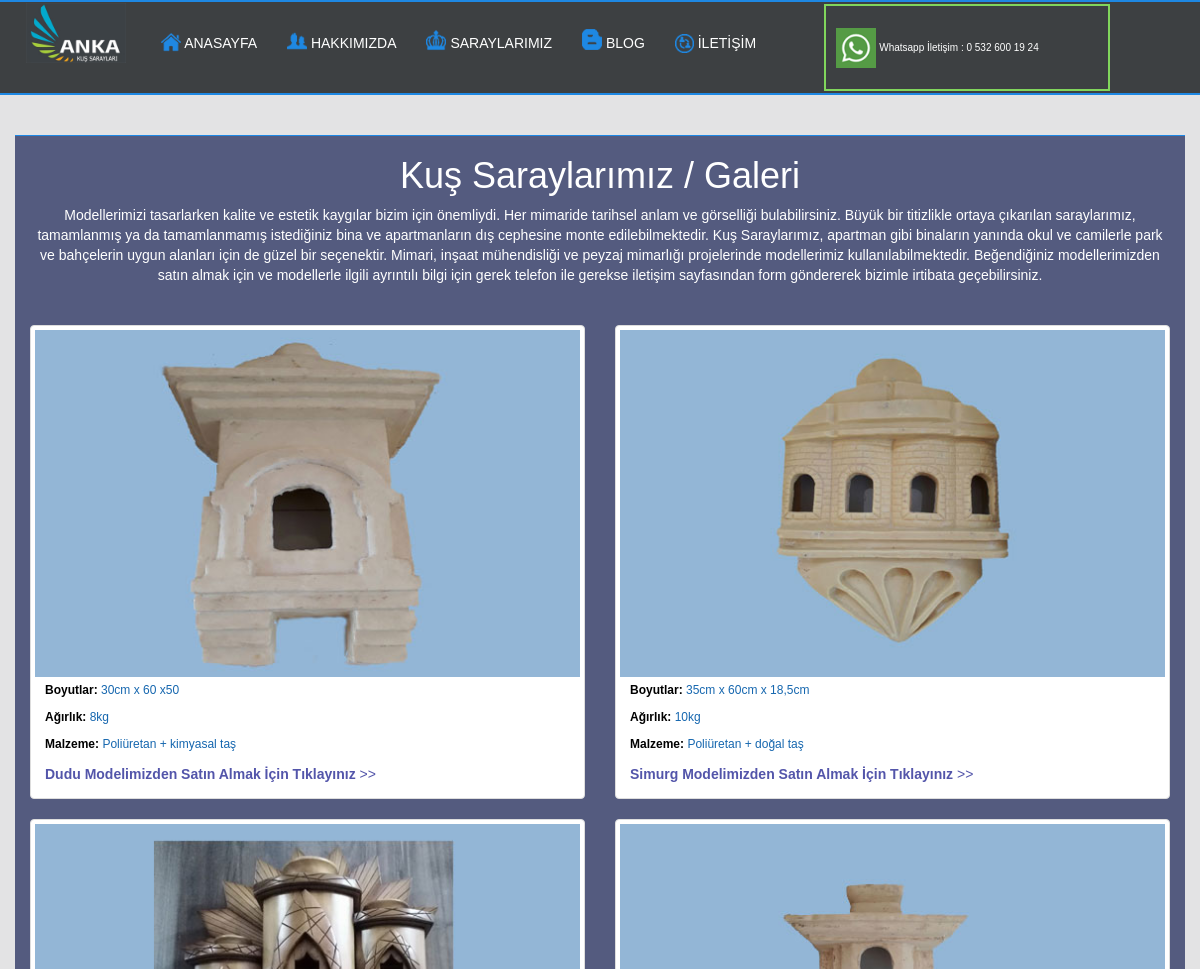
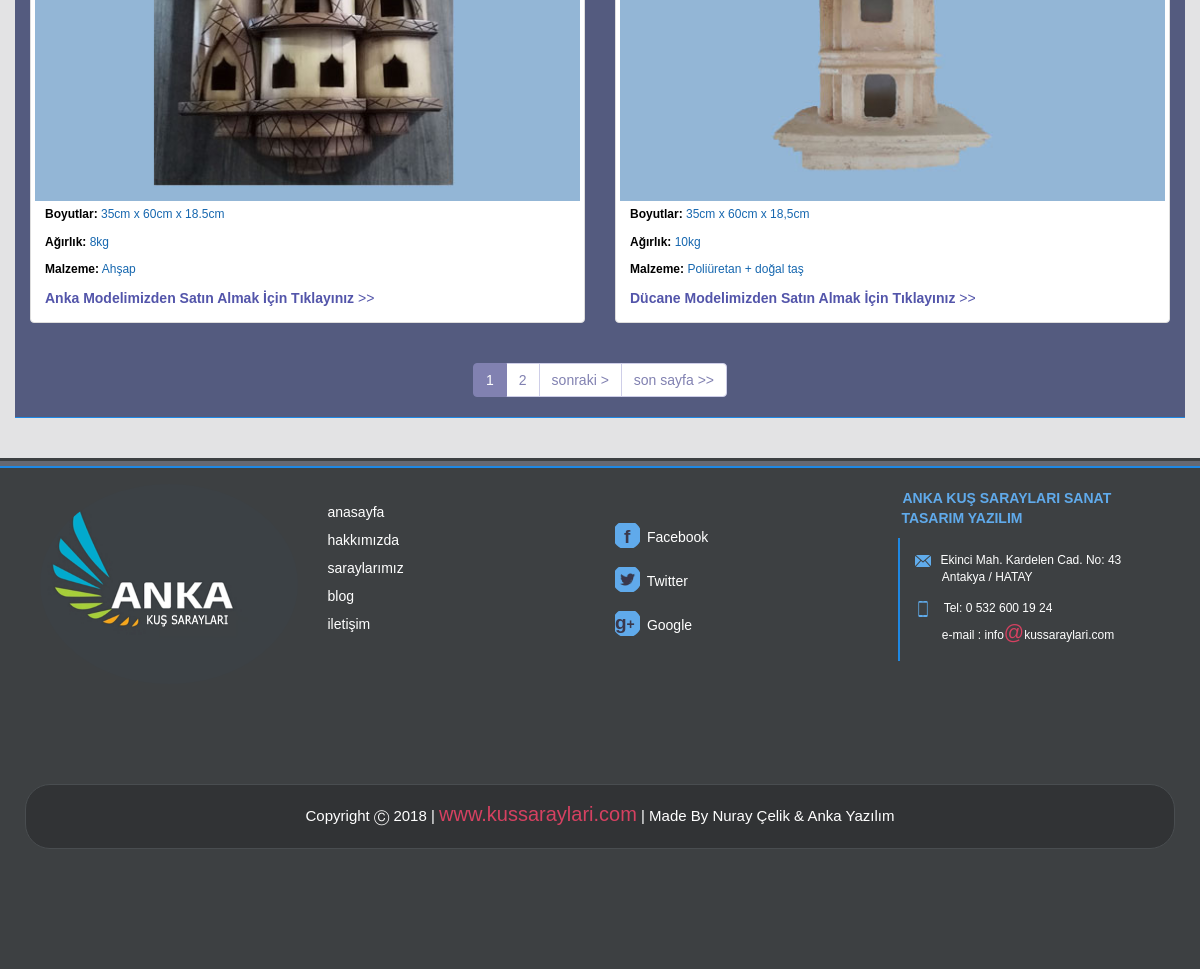
The app's page /saraylarimiz.php with its own data (2 pictures, top to bottom).
### tables this page shows
CREATE TABLE IF NOT EXISTS `galeri` (
  `galeri_id` int(10) UNSIGNED NOT NULL AUTO_INCREMENT,
  `seri_ad` varchar(100) NOT NULL,
  `model_ad` varchar(100) NOT NULL,
  `boyut` varchar(100) NOT NULL,
  `agirlik` varchar(50) NOT NULL,
  `malzeme` varchar(50) NOT NULL,
  `resim_ad` varchar(50) DEFAULT NULL,
  PRIMARY KEY (`galeri_id`)
);

CREATE TABLE IF NOT EXISTS `sosyal_medya` (
  `sosyal_id` int(10) UNSIGNED NOT NULL AUTO_INCREMENT,
  `facebook_ad` varchar(100) NOT NULL,
  `google_ad` varchar(100) NOT NULL,
  `twitter` varchar(100) NOT NULL,
  PRIMARY KEY (`sosyal_id`)
);

### saraylarimiz.php (the view, shortened to what this page needs)
    <link rel="stylesheet" type="text/css" href="css/lightbox.min.css">
	<link rel="stylesheet" type="text/css" href="css/style_galeri.css">
	<?php include 'header.php';?>
	<section class="container yeni_container">
		<h1>Kuş Saraylarımız / Galeri</h1>
		<p class="ps">Modellerimizi tasarlarken kalite ve estetik kaygılar bizim için önemliydi. Her mimaride tarihsel anlam ve görselliği bulabilirsiniz. Büyük bir titizlikle ortaya çıkarılan saraylarımız, tamamlanmış ya da tamamlanmamış istediğiniz bina ve apartmanların dış cephesine monte edilebilmektedir. Kuş Saraylarımız, apartman gibi binaların yanında okul ve camilerle park ve bahçelerin uygun alanları için de güzel bir seçenektir. Mimari, inşaat mühendisliği ve peyzaj mimarlığı projelerinde modellerimiz kullanılabilmektedir. Beğendiğiniz modellerimizden satın almak için ve modellerle ilgili ayrıntılı bilgi için gerek telefon ile gerekse iletişim sayfasından form göndererek bizimle irtibata geçebilirsiniz.</p>
		<div class="row">
		<?php
		$numperpage = 4;
		$countsql = $DB_con->prepare("SELECT COUNT(galeri_id) from galeri");
		$countsql->execute();
		$row = $countsql->fetch();
		$numrecords = $row[0];
		$numlinks = ceil($numrecords/$numperpage);
		$page = isset($_GET['start'])?(int)$_GET['start'] : 1;
		$start =($page-1) * $numperpage;
		$stmt=$DB_con->prepare("SELECT * from galeri limit $start,$numperpage");
		$stmt->execute();
		while($row=$stmt->fetch())
				{
		      if(extract($row))
		            {
		             ?>
			<div class="col-md-6">
				<div class="thumbnail">
					<a href="admin/image/galeri_images/<?php echo $row['resim_ad'];?>" data-lightbox="mygallery" data-title="<?php echo $row['seri_ad'];?> Serisinden <?php echo $row['model_ad'];?>"><img src="admin/image/galeri_images/<?php echo $row['resim_ad'];?>" alt="<?php echo $row['seri_ad'];?> Serisinden <?php echo $row['model_ad'];?>"></a>
					<div class="captain">
						<p class="modelboyut"><b>Boyutlar:</b> <etiket style="color:#1667af;"><?php echo $row['boyut'];?></etiket></p>
						<p class="modelboyut"><b>Ağırlık:</b> <etiket style="color:#1667af;"><?php echo $row['agirlik'];?> </etiket></p>
						<p class="modelboyut"><b>Malzeme:</b> <etiket style="color:#1667af;"><?php echo $row['malzeme'];?> </etiket></p>
						<p class="modelboyut"><a href="iletisim.php?id=#siparis"><b><?php echo $row['model_ad'];?> Modelimizden Satın Almak İçin Tıklayınız</b> >></b></a></p>
					</div>
				</div>
			</div>
		<?php
			     }
			 }
		?>
		<div align="center" class="col-md-12">
			<ul class="pagination" id="paginat">
		 <?php
		 $next = (int)$page + 1;
		$sayfa_goster = 7;
		$en_az_orta = ceil($sayfa_goster/2);
		$en_fazla_orta = ($numlinks+1) - $en_az_orta;
		$sayfa_orta = $page;
		if($sayfa_orta < $en_az_orta) $sayfa_orta = $en_az_orta;
		if($sayfa_orta > $en_fazla_orta) $sayfa_orta = $en_fazla_orta;
		$sol_sayfalar = round($sayfa_orta - (($sayfa_goster-1) / 2));
		$sag_sayfalar = round((($sayfa_goster-1) / 2) + $sayfa_orta);
		if($sol_sayfalar < 1) $sol_sayfalar = 1;
		for($s = $sol_sayfalar; $s <= $sag_sayfalar; $s++) {
		    if($page == $s) {
		        echo  '<li class="active secili1"><a ">'.$s.'</a></li>';
		    } else{
		      echo  '<li><a href="'.$_SERVER['PHP_SELF'].'?start='.$s.'" style="cursor:pointer;">'.$s.'</a></li>';
		      }
		}
		if($page != $numlinks) echo ' <li><a href="?start='.$next.'">sonraki &gt;</a></li>';
		if($page != $numlinks) echo ' <li><a href="?start='.$numlinks.'">son sayfa &gt;&gt;</a></li>';
		?>
		</ul>
		    </div>
		</div>
	</section>
<?php
include 'footer.php';
?>

### header.php (shortened to what this page needs)
<!DOCTYPE html PUBLIC "-//W3C//DTD XHTML 1.0 Transitional//EN" "http://www.w3.org/TR/xhtml1/DTD/xhtml1-transitional.dtd">
<html xmlns="http://www.w3.org/1999/xhtml" lang="tr">
  <head>
    <link href="css/bootstrap.min.css" rel="stylesheet">
    <link href="fonts" rel="stylesheet">
    <link href="css/lightbox.min.css" rel="stylesheet">
    <link rel="stylesheet" type="text/css" href="css/style.css">
  </head>
  <body>
    <header class="menucizgi">
      <nav class="navbar navbar-default container max1200px pad0 nav_bg nav_alttan0px">
  <div class="container">
    <div class="navbar-header mobilheader">
      <a class="navbar-brand sifirlaicerik" href="index.php"><img src="images/ankaLogo2.jpeg" class="img-responsive" width="100" height="auto"></a>
    </div>
    <div class="collapse navbar-collapse" id="bs-example-navbar-collapse-1">
      <ul class="nav navbar-nav sagahizala">
        <li><a href="index.php" class="anaimg"><img src="images/home.png"> ANASAYFA</a></li>
        <li><a href="hakkimizda.php" class="hakimg"><img src="images/aboutus.png"> HAKKIMIZDA</a></li>
        <li><a href="saraylarimiz.php" class="sarayimg"><img src="images/queen.png"> SARAYLARIMIZ</a></li>
        <li><a href="blog.php" class="blogimg"><img src="images/blog.png"> BLOG</a></li>
        <li><a href="iletisim.php" class="iletisimimg"><img src="images/iletisim.png"> İLETİŞİM</a></li>
        <div class="container whatsapp">
           <a href="#" data-toggle="tooltip" data-placement="bottom" title="05326001924" class="a1"> <img src="images/whatsapp.png" width="40" height="40"> Whatsapp İletişim : <no>0 532 600 19 24</no></a>
         </div>
      </ul>
     </div>
 </div>
</nav>
</header>

### footer.php (shortened to what this page needs)
<div class="altmenucizgi1"></div>
<footer class="footer_bg">
  <div class="altmenucizgi"></div>
 <div class="container max1200px">
  <div class="row">
    <div class="col-md-3 col-sm-3 col-xs-6">
        <img src="images/ankaLogo1.jpeg" class="img-circle footerimg"/>
       </div>
       <div class="col-md-3 col-sm-3 col-xs-6 altblokstil">
          <ul>
            <li><a href="index.php">anasayfa</a></li>
            <li><a href="hakkimizda.php">hakkımızda</a></li>
            <li><a href="saraylarimiz.php">saraylarımız</a></li>
            <li><a href="blog.php">blog</a></li>
            <li><a href="iletisim.php">iletişim</air></li>
          </ul>
       </div>
       <?php
  $stmt=$DB_con->prepare('SELECT * from sosyal_medya where sosyal_id');
  $stmt->execute();
      while($row=$stmt->fetch())
          {
            if(extract($row))
                  {
  ?>
    <div class="col-md-3 col-sm-3 col-xs-6 altblokstil2">
       <div class="altfaceblok">
        <div>
        <span>
          <a href="<?php echo $row['facebook_ad'];?>">
          <svg width="25" height="25">
            <rect x="0" y="0" rx="15" ry="15" width="24" height="24"
          style="fill:#60aaeb;stroke:#60aaeb;stroke-width:5;opacity:1" />
            <text fill="#3a384c" font-size="19" font-weight="bold"; font-family="Sans-serif"
          x="9" y="20">f</text>
          </svg>
            Facebook</a>
        </span>
      </div>
        <br>
        <div>
         <span>
          <a href="<?php echo $row['twitter'];?>">
          <svg width="25" height="25">
            <rect x="0" y="0" rx="15" ry="15" width="24" height="24"
          style="fill:#60aaeb;stroke:#60aaeb;stroke-width:5;opacity:1" />
            <image href="images/twitter1.png" height="25" width="25" x="0" y="0" style="color: #3a384c;">
          </svg>
            Twitter</a>
        </span>
      </div>
        <br>
        <div>
         <span>
          <a href="<?php echo $row['google_ad'];?>">
          <svg width="25" height="25">
            <rect x="0" y="0" rx="15" ry="15" width="24" height="24"
          style="fill:#60aaeb;stroke:#60aaeb;stroke-width:5;opacity:1" />
            <text fill="#3a384c" font-size="19" font-weight="bold"; font-family="Sans-serif"
          x="0" y="18">g<a style="font-size: 14px; font-weight: 600;">+</a></text>
          </svg>
           Google</a>
        </span>
       </div>
      </div>
   </div>
   <?php
      }
    }
   ?>
        <div class="col-md-3  col-sm-3 col-xs-6 altblokstil3">
       <b>ANKA KUŞ SARAYLARI SANAT &nbsp;TASARIM YAZILIM</b>
      <div class="adrescizgi">
       <div>
        <span class="footer_adres"><img src="images/footer1.png"></span>Ekinci Mah. Kardelen Cad. No: 43 <br> &emsp;&emsp;&nbsp;Antakya / HATAY
       </div>
       <div>
          <span class="footer_tel"><img src="images/footer2.png"></span>
        Tel: 0 532 600 19 24
          <div>
          &emsp;&emsp;&nbsp;e-mail : info<span style="color:#d64161;font-size:20px; margin-right: 0px; padding-top: 0px;">@</span>kussaraylari.com
       </div>
       </div>
    </div>
  </div>
  <div class="col-md-12 col-sm-3  col-xs-6 yazar">
  Copyright <span>Ⓒ</span> 2018 | <a href="index.php" style="color: #494d50;"><span> www.kussaraylari.com</span></a> | Made By Nuray Çelik & Anka Yazılım
</div>
  </div>
</div>
</footer>
  </body>
</html>

### css/style_galeri.css (style rules this page uses)
section { font-family: sans-serif; background-color: #222; color:#fff; }
h1 { text-align: center; color: #1e88e5; margin: 30px 0 50px; }
.yeni_container { margin: 40px; margin-right: 40px; margin-left: 100px; background-color: #545b7f; border-top:1px solid #1e88e5; border-bottom:1px solid #1e88e5; text-align: center; }
.captain { text-align: center; color: #C0C0C0; }
.captain p { color:#000; margin-top:5px }
.captain a { font-size: 12px; }
.ps { margin-bottom:40px; }
body { background-color: #e3e3e4; }
* { font-family: Verdana, Geneva, sans-serif !important; }
header { background: #3d4042; width: 100%; }
.max1200px { max-width: 1150px; min-height: 87px; }
.pad0 { padding: 0px; }
.sifirlaicerik { padding: 0px; margin: 0px; }
.sagahizala { float: none; padding-left: 90px; }
.menucizgi { border-top:2px solid #1e88e3; border-bottom:2px solid #1e88e3; }
.sagahizala a { color: #fff !important; padding-top: 30px !important; padding-bottom: 37px !important; }
.nav_bg { background-color: #3d4042; border-color: #3d4042; }
.nav_alttan0px { margin-bottom: 0px; }
.mobilheader { min-height: 87px;; }
.anaimg img { height:20px; width:20px; margin-top: -5px; }
.hakimg img { height:22px; width:20px; margin-top:-7px; align-items: center; }
.sarayimg img { height:22px; width:20px; margin-top:-9px; align-items: center; }
.blogimg img { height:21px; width:20px; margin-top:-9px; align-items: center;" }
.iletisimimg img { font-size: 15px; color: #1e88e3; height: 21px; padding-bottom: 2px; }
.whatsapp { color: #fff; float: right !important; padding-top: 22px; height: 87px; width: 28% !important; padding-left: 10px; margin-top: 1px; font-size: 12px; border: 2px solid #81d65c; }
.whatsapp a { text-decoration: none; font-size: 10px; }
.whatsapp no { font-size: 11px; }
.footer_bg { background-color: #3d4042; border-color: #3d4042; border-top: 5px solid #666872 ; width: 100%; min-height: 50px; padding-bottom: 20px; }
.altblokstil { padding-top: 20px; }
.altblokstil ul { padding: 0px; margin: 0px; padding-top: 10px; }
.altblokstil li { list-style: none; padding: 4px 0px 4px 0px; }
.altblokstil a { color:#fff; text-decoration: none; }
.footerimg { height: 200px; width: 100%; margin-top: 16px; margin-left:0px; }
.altblokstil2 { color: #fff; padding-top: 35px; }
.altfaceblok { color: #fff; padding-top: 20px; }
svg { margin-bottom: -6px; margin-right: 3px; }
.altfaceblok a { color: #fff; text-decoration: none; }
.altblokstil3 { color: #fff; padding-top: 20px; padding-left: 10px; }
.altblokstil3 span { padding-top: 15px; margin-right: 10px; }
.altblokstil3 b { margin-left: 5px; color:#60aaeb; }
.adrescizgi { border-left:2px solid #1e88e3; padding-left: 15px; padding-bottom: 15px; margin-top: 10px; color: #fff; font-size: 12px; }
.adrescizgi span { display: inline-block; }
.yazar { text-align: center; color:#fff; margin-bottom: 37px; margin-top: 50px; font-size: 15px; background-color: #313335; min-height: 60px; width:100%; margin-top: 100px; margin-bottom: 100px; margin-left: auto; margin-right: auto; border:1px solid #494d50; text-align: center; padding-top: 15px; padding-bottom: 20px; border-radius: 25px; -webkit-border-radius:25px; -moz-border-radius:25px; -o-border-radius:25px; -ms-border-radius:25px; }
.yazar a span { color:#d64161; font-size: 20px; font-family: harlow golid italic; }
.altmenucizgi1 { background-color: #3d4042; height: 3px; width: 100%; }
.altmenucizgi { background-color: #1e88e5; height: 2px; width: 100%; }
.captain>.modelboyut { text-align:left; padding-left:10px; font-weight: 400; font-size: 12px; color: }
.captain>.modelboyut>a { color: #5355aa ; text-decoration: none; font-size: 14px; padding-top: 0px;; margin: 0; }
#paginat>.secili1>a,#paginat>.active>a:hover { background-color: #8181b1!important; border-color: #8181b1!important; color:#fff !important; }
#paginat>li>a { color: #8181b1 !important; border:1px solid #cecee8; }

### records on screen
galeri: resim_ad (picture), boyut "30cm x 60 x50", agirlik "8kg", malzeme "Poliüretan + kimyasal taş", model_ad "Dudu"
galeri: resim_ad (picture), boyut "35cm x 60cm x 18,5cm", agirlik "10kg", malzeme "Poliüretan + doğal taş", model_ad "Simurg"
galeri: resim_ad (picture), boyut "35cm x 60cm x 18.5cm", agirlik "8kg", malzeme "Ahşap", model_ad "Anka"
galeri: resim_ad (picture), boyut "35cm x 60cm x 18,5cm", agirlik "10kg", malzeme "Poliüretan + doğal taş", model_ad "Dücane"
